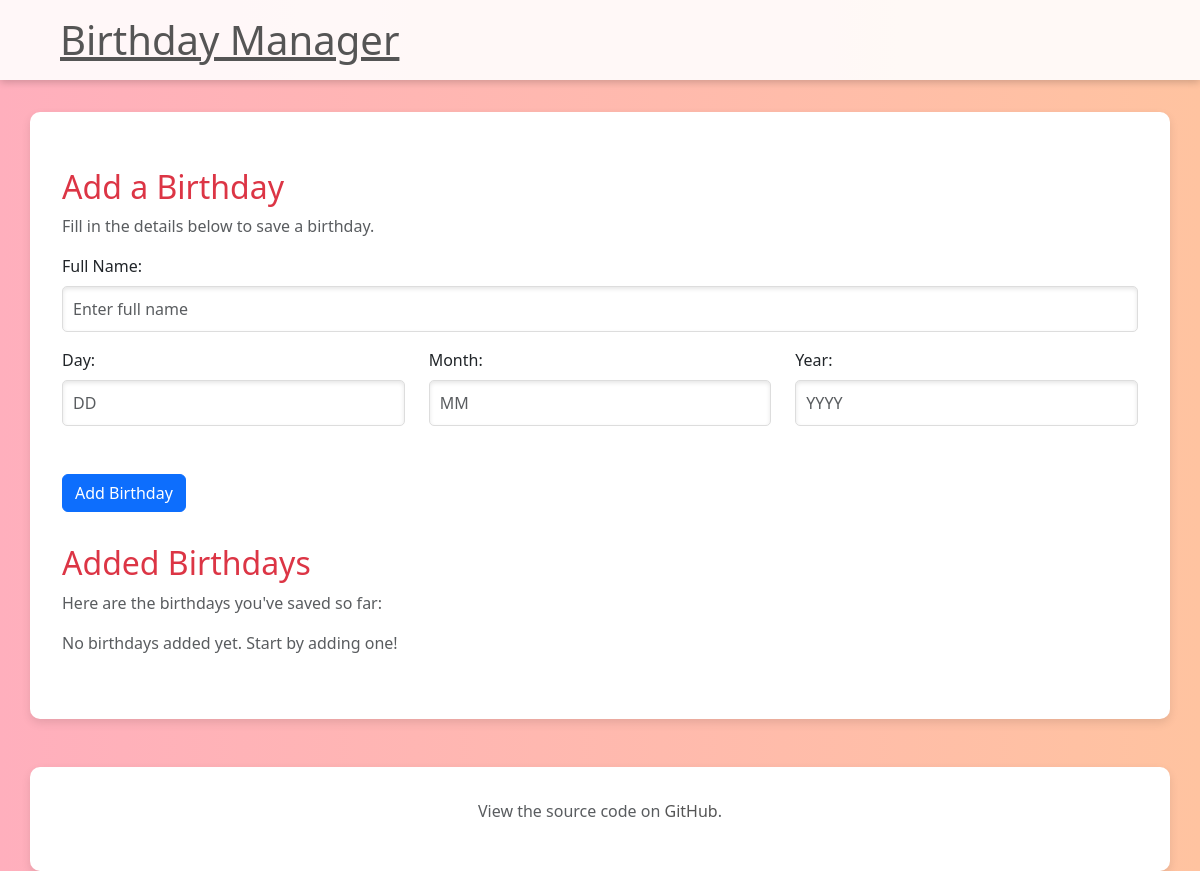
Before: / with the older database file.
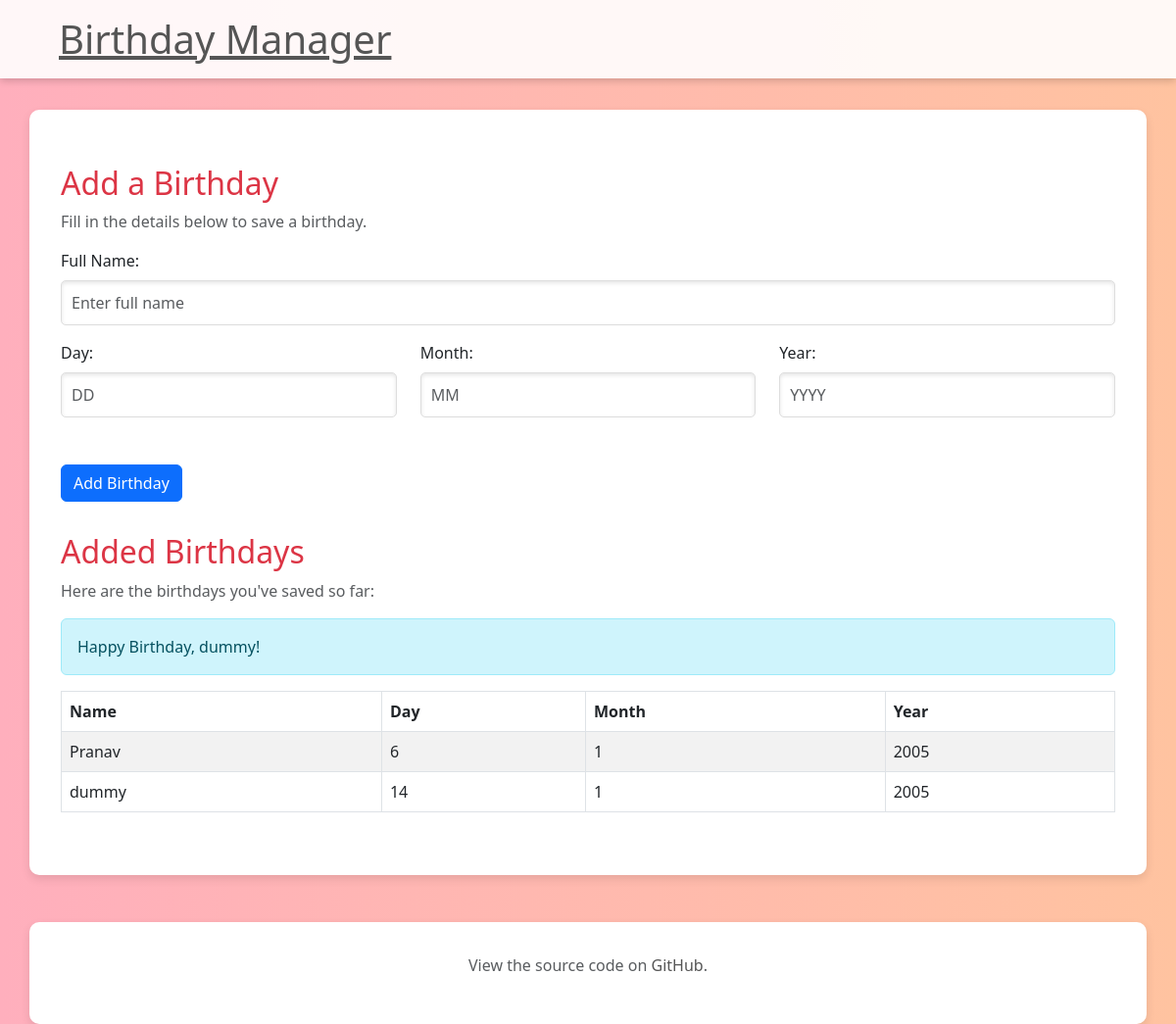
After: the same page with the newer database file.
### Home/models.py (models this page shows, shortened)
class Birthday(models.Model):
    name = models.CharField(max_length=100)
    day = models.IntegerField()
    month = models.IntegerField()
    year = models.IntegerField()

### Home/views.py (the view)
# urls.py: 2. Add a URL to urlpatterns:  path('', Home.as_view(), name='home')
def Home(request):
    data = models.Birthday.objects.all()
    today = datetime.now()
    birthday_people = models.Birthday.objects.filter(day=today.day, month=today.month)
    if birthday_people.exists():
        birthday_names = ', '.join([person.name for person in birthday_people])
        return render(request, 'Home/index.html', {
            'birthdays': data,
            'message': 'Add Birthday',
            'birthday_message': f'Happy Birthday, {birthday_names}!'
        })
    form = forms.BirthdayForm()
    print(data, 'This is data')
    return render(request, 'Home/index.html', {'form': form, 'message': "Add Birthday", 'birthdays': data})

### Home/templates/Home/index.html (shortened to what this page needs)
<!DOCTYPE html>
<html lang="en">
    {% load static %}
<head>
    <link href="https://cdn.jsdelivr.net/npm/bootstrap@5.3.0-alpha1/dist/css/bootstrap.min.css" rel="stylesheet">
    <link rel="stylesheet" href="{% static 'Home/css/styles.css' %}">
</head>
<body>
    <header class="container-fluid text-center">
        <nav class="d-flex justify-content-between align-items-center px-5">
            <h1 class="m-0"><a class="link" href="{% url 'Home:Home' %}">Birthday Manager</a></h1>
        </nav>
    </header>
    <main class="container">
        <section id="form-section" class="form-section">
            <h2 class="text-danger">Add a Birthday</h2>
            <p class="text-muted">Fill in the details below to save a birthday.</p>
            <form action="{% url 'Home:addBirthday' %}" method="post" enctype="multipart/form-data">
                <div class="mb-3">
                    <label for="name" class="form-label">Full Name:</label>
                    <input type="text" id="name" name="name" placeholder="Enter full name" class="form-control">
                </div>
                <div class="row">
                    <div class="col-md-4 mb-3">
                        <label for="day" class="form-label">Day:</label>
                        <input type="number" id="day" name="day" placeholder="DD" class="form-control">
                    </div>
                    <div class="col-md-4 mb-3">
                        <label for="month" class="form-label">Month:</label>
                        <input type="number" id="month" name="month" placeholder="MM" class="form-control">
                    </div>
                    <div class="col-md-4 mb-3">
                        <label for="year" class="form-label">Year:</label>
                        <input type="number" id="year" name="year" placeholder="YYYY" class="form-control">
                    </div>
                </div>
                <button class="btn move-up btn-primary mt-3" type="submit">Add Birthday</button>
            </form>
        </section>
        <section id="list-section" class="list-section">
            <h2 class="text-danger">Added Birthdays</h2>
            <p class="text-muted">Here are the birthdays you've saved so far:</p>
            {% if birthday_message %}
            <div class="alert alert-info">{{ birthday_message }}</div>
            {% endif %}
            {% if birthdays %}
            <table class="table table-bordered table-striped">
                <thead>
                    <tr>
                        <th>Name</th>
                        <th>Day</th>
                        <th>Month</th>
                        <th>Year</th>
                    </tr>
                </thead>
                <tbody>
                    {% for birthday in birthdays %}
                    <tr>
                        <td>{{ birthday.name }}</td>
                        <td>{{ birthday.day }}</td>
                        <td>{{ birthday.month }}</td>
                        <td>{{ birthday.year }}</td>
                    </tr>
                    {% endfor %}
                </tbody>
            </table>
            {% else %}
            <p class="text-muted">No birthdays added yet. Start by adding one!</p>
            {% endif %}
        </section>
    </main>
    <footer class="container text-center mt-5">
        <p class="text-muted">View the source code on <a class="btn-primary" href="https://github.com/LIGHTscrn/Birthday" target="_blank">GitHub</a>.</p>
    </footer>
</body>
</html>

Changed rows visible on the page:
added Birthday: name "Pranav", day "6", month "1", year "2005"
added Birthday: name "dummy", day "14", month "1", year "2005"
Other visible differences:
{{ birthday_message }}: (not shown) → "Happy Birthday, dummy!"
text no longer shown: "No birthdays added yet. Start by adding one!"
text now shown: "Name Day Month Year"
